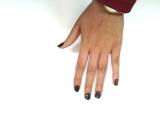
#> input picture Resource/Hand_0000372.jpg, 160 x 120 px, given in place of the camera
$ python colorHSV.py
#> lines starting #> are read from the running program, lines starting #| are printed output that depends on the picture; after the words box and inside, x2 and y2 are one past the last pixel; in counts of white or black regions, pixels touching at a corner belong together
import cv2
import numpy as np

def empty(a):
    pass

cap = cv2.VideoCapture(0)
cap.set(3,640) # 设置宽度参数代码3，宽度640
cap.set(4,480) #高度
cap.set(10,100) #亮度

cv2.namedWindow("TrackBars")
cv2.resizeWindow("TrackBars",640,240)
cv2.createTrackbar("H_min","TrackBars",1,179,empty)
cv2.createTrackbar("H_max","TrackBars",179,179,empty)
cv2.createTrackbar("S_min","TrackBars",0,255,empty)
cv2.createTrackbar("S_max","TrackBars",255,255,empty)
cv2.createTrackbar("V_min","TrackBars",0,255,empty)
cv2.createTrackbar("V_max","TrackBars",255,255,empty)

while True:
    success, img = cap.read()
#> img is the input picture: shape (120, 160, 3); mean B, G, R 220.4, 226.1, 236.1
    imgHSV = cv2.cvtColor(img,cv2.COLOR_BGR2HSV)
#> imgHSV: shape (120, 160, 3); mean H, S, V 15.7, 24.8, 236.7
    h_min = cv2.getTrackbarPos("H_min","TrackBars")
    h_max = cv2.getTrackbarPos("H_max","TrackBars")
    s_min = cv2.getTrackbarPos("S_min","TrackBars")
    s_max = cv2.getTrackbarPos("S_max","TrackBars")
    v_min = cv2.getTrackbarPos("V_min","TrackBars")
    v_max = cv2.getTrackbarPos("V_max","TrackBars")
    lower = np.array([h_min,s_min,v_min])
    upper = np.array([h_max,s_max,v_max])
    mask = cv2.inRange(imgHSV,lower,upper)
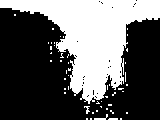
#> mask: shape (120, 160); 37.7% white; 50 white regions (47 under 20 px), largest, box (x1, y1, x2, y2) and area: (0, 0, 160, 104) 6969, (94, 114, 108, 120) 31, (84, 106, 90, 114) 23
    imgResult = cv2.bitwise_and(img,img,mask=mask)
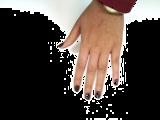
#> imgResult: shape (120, 160, 3); mean B, G, R 61.6, 67.4, 77.3
    cv2.imshow("Original",img)
    cv2.imshow("Mask",mask)
    if cv2.waitKey(1) & 0xFF == ord('q'):
#> (key q is pressed here)
        break

$ run again, on Resource/Hand_0000374.jpg
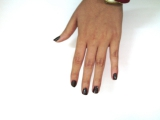
#> input picture Resource/Hand_0000374.jpg, 160 x 120 px, given in place of the camera
#> img is the input picture: shape (120, 160, 3); mean B, G, R 218.5, 224.5, 233.8
#> imgHSV: shape (120, 160, 3); mean H, S, V 15.5, 24.3, 234.6
#> `mask = cv2.inRange(imgHSV,lower,upper)`:
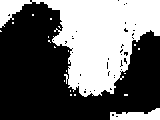
#> mask: shape (120, 160); 41.3% white; 20 white regions (18 under 20 px), largest, box (x1, y1, x2, y2) and area: (0, 0, 160, 97) 7469, (110, 108, 160, 120) 397
#> `imgResult = cv2.bitwise_and(img,img,mask=mask)`:
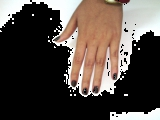
#> imgResult: shape (120, 160, 3); mean B, G, R 69, 75, 84.3
